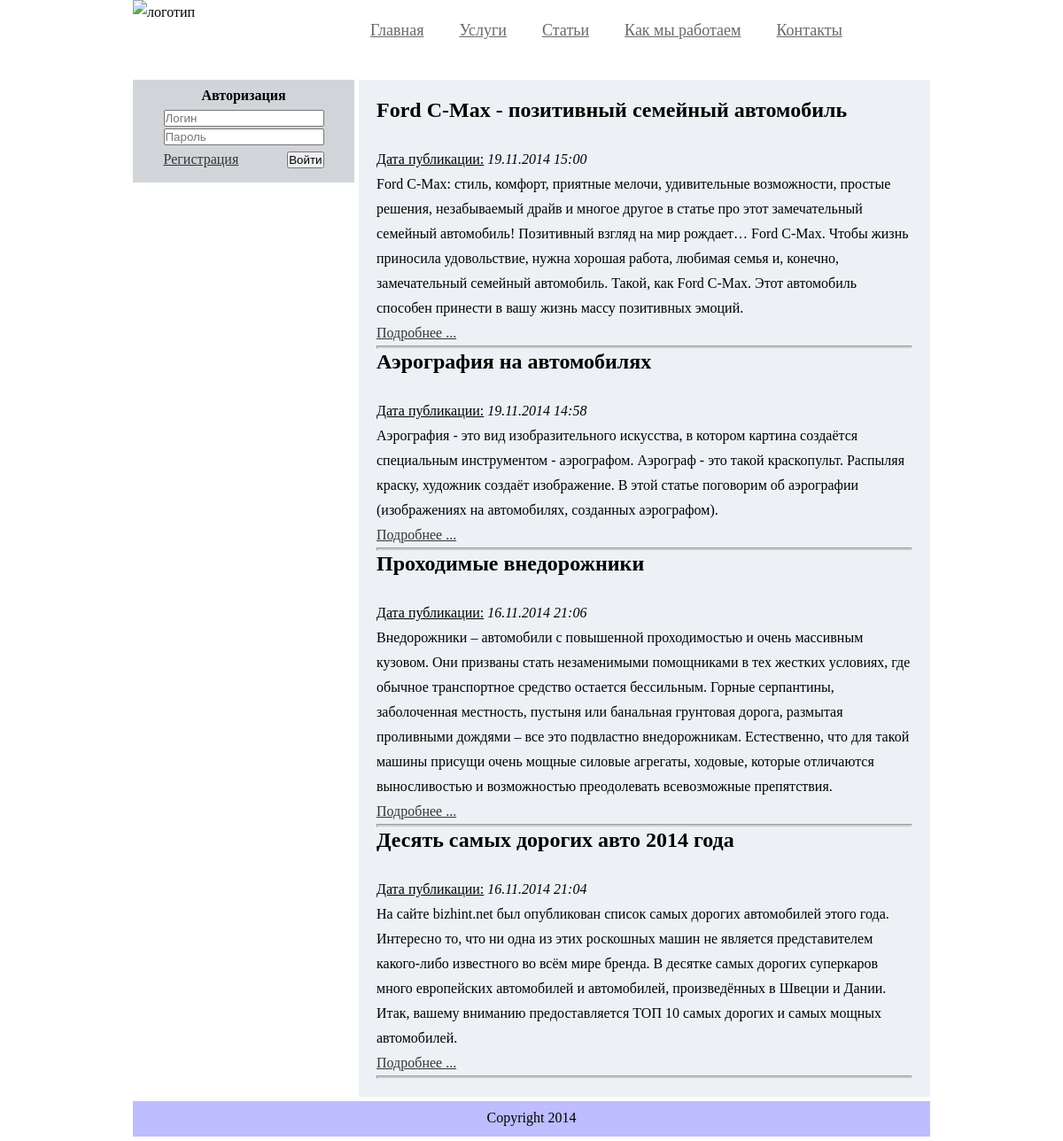
Page /prokatcar.loc/index.php?option=station on the committed database.
### tables this page shows
CREATE TABLE IF NOT EXISTS `station` (
  `id` int(11) NOT NULL AUTO_INCREMENT,
  `title` text NOT NULL,
  `intro_text` text NOT NULL,
  `full_text` text NOT NULL,
  `date` varchar(32) NOT NULL,
  PRIMARY KEY (`id`)
);

### prokatcar.loc/classes/station.php (the view, shortened to what this page needs)
<?php
require_once ("ACore.php");
	class station extends ACore{
		public function get_content(){
			$query = "SELECT id,title,intro_text,date FROM station ORDER BY id DESC";
			$result = mysql_query($query);
			echo '<div class="content_content">';
				for($i = 0; $i < mysql_num_rows($result); $i++){
					$row = mysql_fetch_array($result, MYSQL_ASSOC);
						printf("<span style='margin-bottom:5px;'><h2>%s</h2></br>
						<u>Дата публикации:</u> <i>%s</i></br>
						<span>%s</span></br>
						<p><a href='?option=view&station=%s'>Подробнее ...</a></p></span><hr style='background-color:#ccc; height:2px;'>
						",$row['title'],$row['date'],$row['intro_text'],$row['id']);
				}
			echo '</div>';
		}
	}
?>

### prokatcar.loc/index.php (shortened to what this page needs)
<?php
require_once ("classes/ACore.php");
if (isset($_GET['option'])) {
	$class = trim(strip_tags($_GET['option']));
}
else {
	$class = 'main';
}
if(file_exists("classes/".$class.".php")) {
	if(class_exists($class)) {
		$obj = new $class;
		$obj->get_body();
	}
	else {
		exit("<p>Нет данныx для входа</p>");
	}
}
else {
	exit("<p>Не правильный адресс</p>");
}
?>

### prokatcar.loc/block/header.php (shortened to what this page needs)
<!DOCTYPE HTML PUBLIC "-//W3C//DTD HTML 4.01 Transitional//EN" "http://www.w3.org/TR/html4/loose.dtd">
<html>
    <head>
		<link rel="stylesheet" type="text/css" href="/css/style.css" />
    </head>
    <body>
		<div class="hoh">
			<div class="header">
				<div class="logo"><img src="images/header.png" alt="логотип" width="250px;" height="82px;"></div>
				<div class="menu">
					<ul>
						<li><a href="?option=main">Главная</a></li>
						<li><a href="?option=services">Услуги</a></li>
						<li><a href="?option=station">Статьи</a></li>
						<li><a href="?option=arbeit">Как мы работаем</a></li>
						<li><a href="?option=contacts">Контакты</a></li>
					</ul>
				</div>
			</div>

### prokatcar.loc/classes/ACore.php (shortened to what this page needs)
<?php
	abstract class ACore{
		protected function get_header(){
			include "block/header.php";
		}
		protected function get_left_bar(){
			echo '<div class="content"><div class="left_sidebar">';
				if(!$_SESSION['login']){
					echo '<form action="" method="POST" name="auch">
							<table id="table_auch">
								<tr>
									<td colspan="2"><h4>Авторизация</h4></td>
								</tr>
								<tr>
									<td colspan="2"><input type="text" size="20" name="login" placeholder="Логин"/></td>
								</tr>
								<tr>
									<td colspan="2"><input type="password" size="20" name="password" placeholder="Пароль"/></td>
								</tr>
								<tr>
									<td><a href="/?option=reg">Регистрация</a></td>
									<td><input type="submit" name="enter" value="Войти" style="float:right;"/></td>
								</tr>
							</table>
						</form>';
				}
				else {
					echo '<div style=" width:200px; margin: 2px auto 10px auto;">Приветствуем Вас&nbsp;<b>'.$_SESSION['login'].'</b></br>
						<form action="" method="POST">
							<input type="submit" name="logoff" value="Выйти" style="text-align:left;"/>
						</form>
					</div>';
				}
			echo '</div>';
		}
		protected function get_footer(){
			include "block/footer.php";
		}
		public function get_body(){
			$this->get_header();
			$this->get_left_bar();
			$this->get_content();
			$this->get_footer();
		}
	}
?>

### prokatcar.loc/block/footer.php
			<div class="footer">Copyright 2014</div>
		</div>
	</body>
</html>

### prokatcar.loc/css/style.css (style rules this page uses)
* { margin: 0; padding: 0; }
a { text-decoration: underline; color: #353535; }
body { line-height: 1.75em; background: #fff; width: 900px; margin: 0 auto; }
.menu { padding-top: 20px; }
.menu ul li { display: inline; padding: 10px 10px 10px 10px; margin: 0 8px 0 8px; font-size: 18px; }
.menu ul li a { color: #686868; }
.logo { float: left; width: 250px; }
.hoh { margin: 0px auto; }
.left_sidebar { float: left; width: 250px; background-color: #D1D5D9; }
.header { height: 90px; }
#table_auch { margin: 2px auto 10px auto; }
#table_auch h4 { text-align: center; margin: 0px; color: #000; }
.content_content { margin-left: 255px; padding: 20px; background-color: #EDF1F5; min-height:450px; }
.footer { background-color: #BDBDFF; width:890px; height: 30px; margin-top: 5px; margin-bottom: 5px; padding: 5px; text-align:center; float:left; }

### rows in the picture
station: title "Ford C-Max - позитивный семейный автомобиль", date "19.11.2014 15:00", intro_text "Ford C-Max: стиль, комфорт, приятные мелочи, удивительные возможности, простые решения, незабываемый драйв и многое другое в статье про этот замечательный семейный автомобиль! Позитивный взгляд на мир рождает… Ford C-Max. Чтобы жизнь приносила удовольствие, нужна хорошая работа, любимая семья и, конечно, замечательный семейный автомобиль. Такой, как Ford C-Max. Этот автомобиль способен принести в вашу жизнь массу позитивных эмоций."
station: title "Аэрография на автомобилях", date "19.11.2014 14:58", intro_text "Аэрография - это вид изобразительного искусства, в котором картина создаётся специальным инструментом - аэрографом. Аэрограф - это такой краскопульт. Распыляя краску, художник создаёт изображение. В этой статье поговорим об аэрографии (изображениях на автомобилях, созданных аэрографом)."
station: title "Проходимые внедорожники", date "16.11.2014 21:06", intro_text "Внедорожники – автомобили с повышенной проходимостью и очень массивным кузовом. Они призваны стать незаменимыми помощниками в тех жестких условиях, где обычное транспортное средство остается бессильным. Горные серпантины, заболоченная местность, пустыня или банальная грунтовая дорога, размытая проливными дождями – все это подвластно внедорожникам. Естественно, что для такой машины присущи очень мощные силовые агрегаты, ходовые, которые отличаются выносливостью и возможностью преодолевать всевозможные препятствия."
station: title "Десять самых дорогих авто 2014 года", date "16.11.2014 21:04", intro_text "На сайте bizhint.net был опубликован список самых дорогих автомобилей этого года. Интересно то, что ни одна из этих роскошных машин не является представителем какого-либо известного во всём мире бренда. В десятке самых дорогих суперкаров много европейских автомобилей и автомобилей, произведённых в Швеции и Дании. Итак, вашему вниманию предоставляется ТОП 10 самых дорогих и самых мощных автомобилей."
